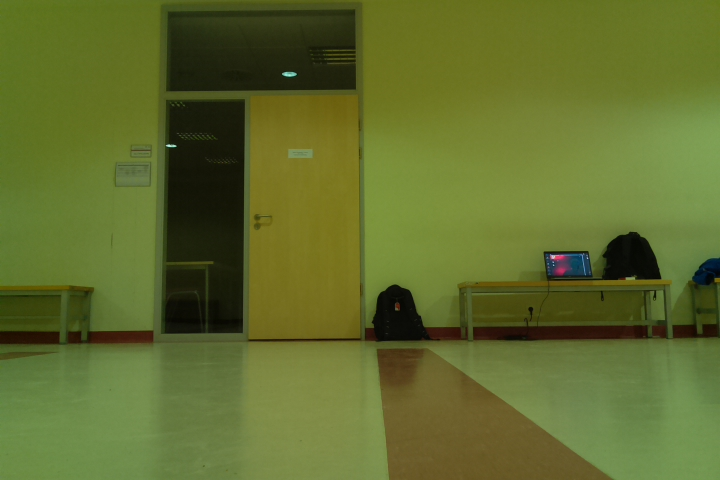
#> input picture street-view/images/image13.jpg, 720 x 480 px
$ python -i panorama.py   (imports and definitions only)
#> lines starting #> are read from the running program, lines starting #| are printed output that depends on the picture
# import the necessary packages
import numpy as np
import imutils
import cv2
import math


class Stitcher:
    def __init__(self):
        # determine if we are using OpenCV v3.X
        self.isv3 = imutils.is_cv3()

    def stitch(self, images, ratio=0.75, reprojThresh=4.0,
               showMatches=False):
        # unpack the images, then detect keypoints and extract
        # local invariant descriptors from them
        (imageB, imageA) = images
        (kpsA, featuresA) = self.detectAndDescribe(imageA)
        (kpsB, featuresB) = self.detectAndDescribe(imageB)

        # match features between the two images
        M = self.matchKeypoints(kpsA, kpsB,
                                featuresA, featuresB, ratio, reprojThresh)

        # if the match is None, then there aren't enough matched
        # keypoints to create a panorama
        if M is None:
            return None, None, None, None

        # otherwise, apply a perspective warp to stitch the images
        # together
        (matches, H, status) = M
        result = cv2.warpPerspective(imageA, H,
                                     (imageA.shape[1] + imageB.shape[1], imageA.shape[0]))
        result[0:imageB.shape[0], 0:imageB.shape[1]] = imageB

        # check to see if the keypoint matches should be visualized
        if showMatches:
            vis, ptA, ptB = self.drawMatches(imageA, imageB, kpsA, kpsB, matches,
                                   status)

            # return a tuple of the stitched image and the
            # visualization
            return (result, vis, ptA, ptB)

        # return the stitched image
        return result

    # [92 lines left out: functions detectAndDescribe, matchKeypoints, drawMatches, not called in this run]

    def distance(self, ptA, ptB):
        return math.sqrt((ptA[0] - ptB[0])**2 + (ptA[1] - ptB[1])**2)

>>> import cv2
>>> picture = cv2.imread('../../images/image13.jpg', cv2.IMREAD_GRAYSCALE)
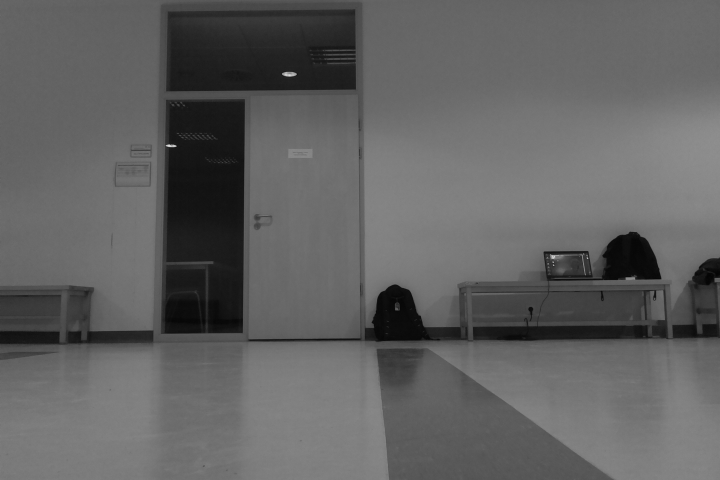
#> picture: shape (480, 720); min 4, max 221, mean 97.4
>>> result = Stitcher().stitch(picture)
#> (the run stopped early here; a loop or call above may not have finished)

$ run again, on street-view/images/img3.jpg
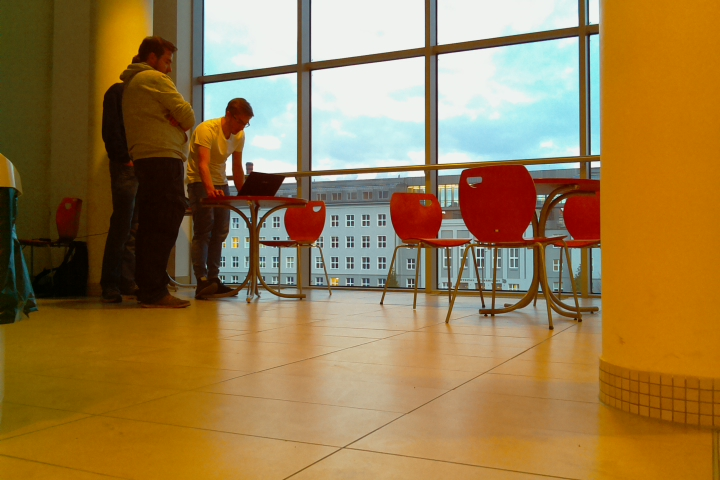
#> input picture street-view/images/img3.jpg, 720 x 480 px
#> `picture = cv2.imread('../../images/image13.jpg', cv2.IMREAD_GRAYSCALE)`:
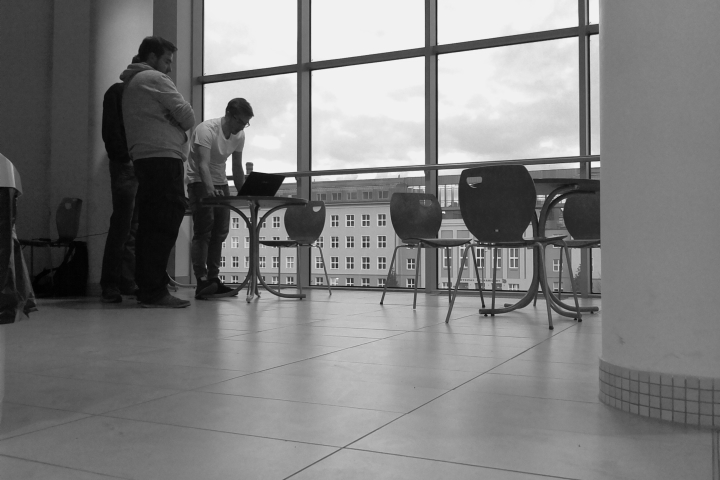
#> picture: shape (480, 720); min 0, max 242, mean 125.1

$ run again, on street-view/images/img4.jpg
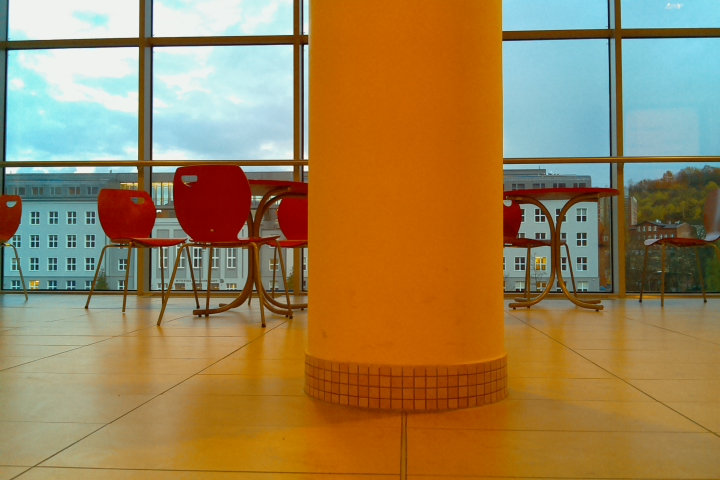
#> input picture street-view/images/img4.jpg, 720 x 480 px
#> `picture = cv2.imread('../../images/image13.jpg', cv2.IMREAD_GRAYSCALE)`:
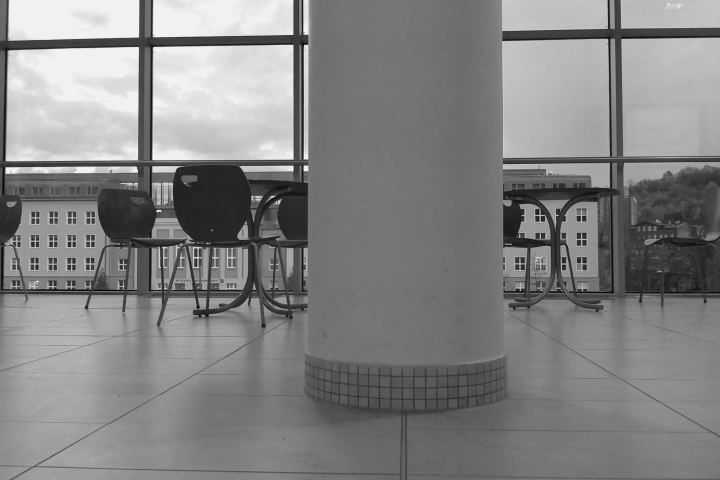
#> picture: shape (480, 720); min 5, max 242, mean 131.3
